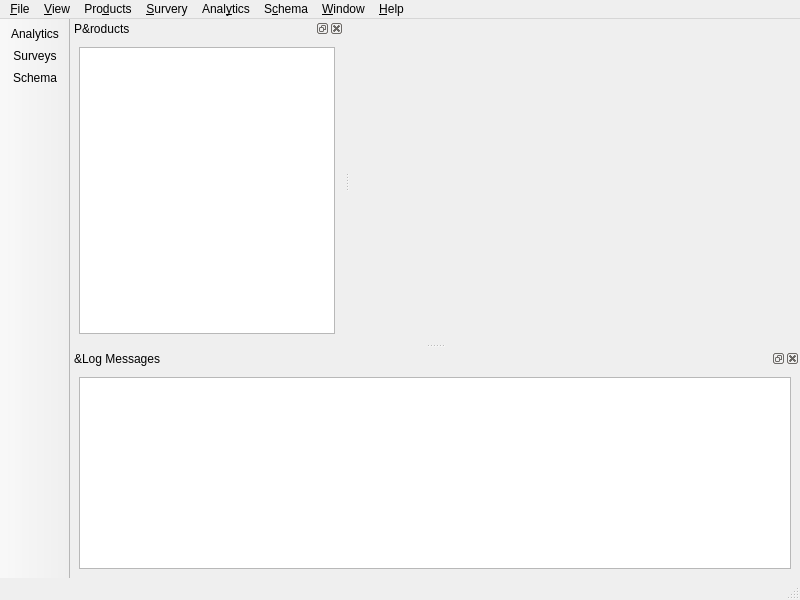
<?xml version="1.0" encoding="UTF-8"?>
<ui version="4.0">
 <class>UserFeedback::Console::MainWindow</class>
 <widget class="QMainWindow" name="UserFeedback::Console::MainWindow">
  <property name="geometry">
   <rect>
    <x>0</x>
    <y>0</y>
    <width>800</width>
    <height>600</height>
   </rect>
  </property>
  <property name="windowTitle">
   <string>User Feedback Console</string>
  </property>
  <widget class="QWidget" name="centralwidget">
   <layout class="QVBoxLayout" name="verticalLayout_3">
    <property name="leftMargin">
     <number>0</number>
    </property>
    <property name="topMargin">
     <number>0</number>
    </property>
    <property name="rightMargin">
     <number>0</number>
    </property>
    <property name="bottomMargin">
     <number>0</number>
    </property>
    <item>
     <widget class="QStackedWidget" name="viewStack">
      <widget class="UserFeedback::Console::AnalyticsView" name="analyticsView"/>
      <widget class="UserFeedback::Console::SurveyEditor" name="surveyEditor"/>
      <widget class="UserFeedback::Console::SchemaEditor" name="schemaEdit"/>
     </widget>
    </item>
   </layout>
  </widget>
  <widget class="QMenuBar" name="menubar">
   <property name="geometry">
    <rect>
     <x>0</x>
     <y>0</y>
     <width>800</width>
     <height>30</height>
    </rect>
   </property>
   <widget class="QMenu" name="menu_File">
    <property name="title">
     <string>&amp;File</string>
    </property>
    <addaction name="actionConnectToServer"/>
    <addaction name="separator"/>
    <addaction name="actionQuit"/>
   </widget>
   <widget class="QMenu" name="menu_Products">
    <property name="title">
     <string>Pro&amp;ducts</string>
    </property>
    <addaction name="actionAddProduct"/>
    <addaction name="actionDeleteProduct"/>
   </widget>
   <widget class="QMenu" name="menuSurvery">
    <property name="title">
     <string>&amp;Survery</string>
    </property>
   </widget>
   <widget class="QMenu" name="menuAnalytics">
    <property name="title">
     <string>Anal&amp;ytics</string>
    </property>
   </widget>
   <widget class="QMenu" name="menu_Help">
    <property name="title">
     <string>&amp;Help</string>
    </property>
    <addaction name="actionContribute"/>
    <addaction name="actionAbout"/>
   </widget>
   <widget class="QMenu" name="menuSchema">
    <property name="title">
     <string>S&amp;chema</string>
    </property>
   </widget>
   <widget class="QMenu" name="menuWindow">
    <property name="title">
     <string>&amp;Window</string>
    </property>
   </widget>
   <widget class="QMenu" name="menu_View">
    <property name="title">
     <string>&amp;View</string>
    </property>
    <addaction name="actionViewAnalytics"/>
    <addaction name="actionViewSurveys"/>
    <addaction name="actionViewSchema"/>
   </widget>
   <addaction name="menu_File"/>
   <addaction name="menu_View"/>
   <addaction name="menu_Products"/>
   <addaction name="menuSurvery"/>
   <addaction name="menuAnalytics"/>
   <addaction name="menuSchema"/>
   <addaction name="menuWindow"/>
   <addaction name="menu_Help"/>
  </widget>
  <widget class="QStatusBar" name="statusbar"/>
  <widget class="QDockWidget" name="logDock">
   <property name="windowTitle">
    <string>&amp;Log Messages</string>
   </property>
   <attribute name="dockWidgetArea">
    <number>8</number>
   </attribute>
   <widget class="QWidget" name="dockWidgetContents">
    <layout class="QVBoxLayout" name="verticalLayout">
     <item>
      <widget class="QPlainTextEdit" name="logWidget">
       <property name="readOnly">
        <bool>true</bool>
       </property>
      </widget>
     </item>
    </layout>
   </widget>
  </widget>
  <widget class="QDockWidget" name="productsDock">
   <property name="windowTitle">
    <string>P&amp;roducts</string>
   </property>
   <attribute name="dockWidgetArea">
    <number>1</number>
   </attribute>
   <widget class="QWidget" name="dockWidgetContents_2">
    <layout class="QVBoxLayout" name="verticalLayout_2">
     <item>
      <widget class="QTreeView" name="productListView">
       <property name="rootIsDecorated">
        <bool>false</bool>
       </property>
       <property name="uniformRowHeights">
        <bool>true</bool>
       </property>
       <attribute name="headerVisible">
        <bool>false</bool>
       </attribute>
      </widget>
     </item>
    </layout>
   </widget>
  </widget>
  <widget class="QToolBar" name="viewToolBar">
   <property name="windowTitle">
    <string>View Toolbar</string>
   </property>
   <property name="movable">
    <bool>false</bool>
   </property>
   <property name="toolButtonStyle">
    <enum>Qt::ToolButtonTextUnderIcon</enum>
   </property>
   <property name="floatable">
    <bool>false</bool>
   </property>
   <attribute name="toolBarArea">
    <enum>LeftToolBarArea</enum>
   </attribute>
   <attribute name="toolBarBreak">
    <bool>false</bool>
   </attribute>
   <addaction name="actionViewAnalytics"/>
   <addaction name="actionViewSurveys"/>
   <addaction name="actionViewSchema"/>
  </widget>
  <action name="actionConnectToServer">
   <property name="icon">
    <iconset theme="network-connect"/>
   </property>
   <property name="text">
    <string>&amp;Connect to server...</string>
   </property>
   <property name="toolTip">
    <string>Connect to analytics server.</string>
   </property>
  </action>
  <action name="actionQuit">
   <property name="icon">
    <iconset theme="application-exit"/>
   </property>
   <property name="text">
    <string>&amp;Quit</string>
   </property>
   <property name="toolTip">
    <string>Quit the user feedback console.</string>
   </property>
   <property name="menuRole">
    <enum>QAction::QuitRole</enum>
   </property>
  </action>
  <action name="actionAddProduct">
   <property name="icon">
    <iconset theme="folder-add"/>
   </property>
   <property name="text">
    <string>&amp;Add Product...</string>
   </property>
   <property name="toolTip">
    <string>Add a new product.</string>
   </property>
  </action>
  <action name="actionDeleteProduct">
   <property name="icon">
    <iconset theme="edit-delete"/>
   </property>
   <property name="text">
    <string>&amp;Delete Product</string>
   </property>
   <property name="toolTip">
    <string>Delete product and all associated data.</string>
   </property>
  </action>
  <action name="actionAbout">
   <property name="text">
    <string>&amp;About...</string>
   </property>
   <property name="toolTip">
    <string>Information about this program.</string>
   </property>
   <property name="menuRole">
    <enum>QAction::AboutRole</enum>
   </property>
  </action>
  <action name="actionContribute">
   <property name="text">
    <string>&amp;Contribute...</string>
   </property>
   <property name="toolTip">
    <string>Help to make this application better for you!</string>
   </property>
  </action>
  <action name="actionViewSchema">
   <property name="checkable">
    <bool>true</bool>
   </property>
   <property name="icon">
    <iconset theme="document-edit"/>
   </property>
   <property name="text">
    <string>&amp;Schema</string>
   </property>
   <property name="toolTip">
    <string>Edit product telemetry schema.</string>
   </property>
  </action>
  <action name="actionViewSurveys">
   <property name="checkable">
    <bool>true</bool>
   </property>
   <property name="icon">
    <iconset theme="question"/>
   </property>
   <property name="text">
    <string>S&amp;urveys</string>
   </property>
   <property name="toolTip">
    <string>Manage product surveys.</string>
   </property>
  </action>
  <action name="actionViewAnalytics">
   <property name="checkable">
    <bool>true</bool>
   </property>
   <property name="icon">
    <iconset theme="office-chart-area"/>
   </property>
   <property name="text">
    <string>&amp;Analytics</string>
   </property>
   <property name="toolTip">
    <string>Analyze product telemetry.</string>
   </property>
  </action>
 </widget>
 <customwidgets>
  <customwidget>
   <class>UserFeedback::Console::SchemaEditor</class>
   <extends>QWidget</extends>
   <header>schemaeditor/schemaeditor.h</header>
   <container>1</container>
  </customwidget>
  <customwidget>
   <class>UserFeedback::Console::SurveyEditor</class>
   <extends>QWidget</extends>
   <header location="global">surveyeditor/surveyeditor.h</header>
   <container>1</container>
  </customwidget>
  <customwidget>
   <class>UserFeedback::Console::AnalyticsView</class>
   <extends>QWidget</extends>
   <header location="global">analytics/analyticsview.h</header>
   <container>1</container>
  </customwidget>
 </customwidgets>
 <resources/>
 <connections/>
</ui>
